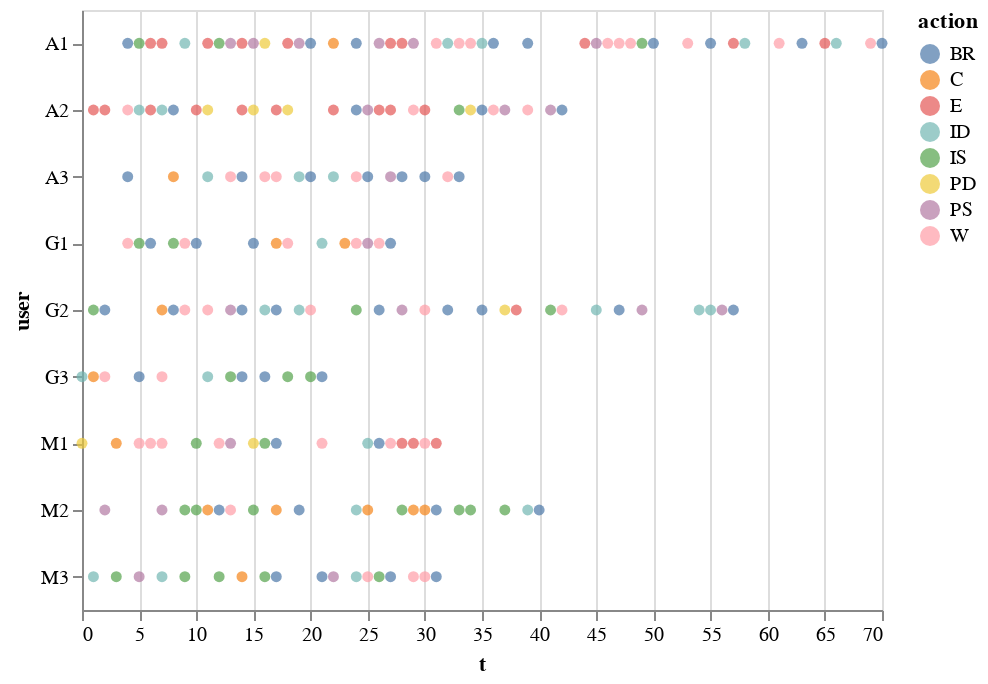

The notebook cell saved with this chart:
### Markdown cell above
# Action only

### Code cell
df_action = df[df.action.isin(featureOnly)]
alt.Chart(df_action).mark_circle().encode(        
    color='action',
    y="user",
    x='t'
)

### Figure 1 — Vega-Lite specification as saved in the notebook (floating-point values rounded to 4 significant figures; data arrays with more than 128 entries replaced by an {"elided": "..."} marker saying what was removed)
{"$schema": "https://vega.github.io/schema/vega-lite/v2.6.0.json", "config": {"view": {"height": 300, "width": 400}}, "data": {"name": "data-1dab03f866edd71425ebec5e67cc2803"}, "datasets": {"data-1dab03f866edd71425ebec5e67cc2803": {"elided": "203 records"}}, "encoding": {"color": {"field": "action", "type": "nominal"}, "x": {"field": "t", "type": "quantitative"}, "y": {"field": "user", "type": "nominal"}}, "mark": "circle"}
